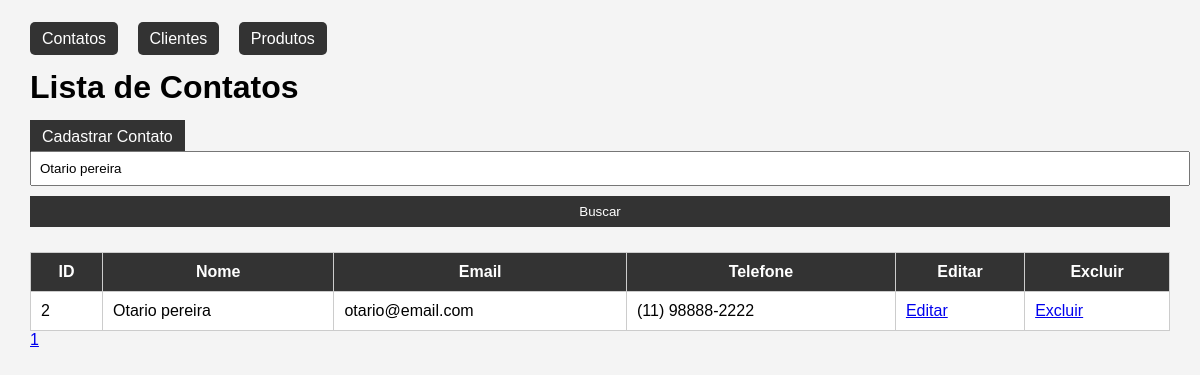
The app's page /index.php?busca=Otario pereira with its own data.
### tables this page shows
CREATE TABLE `contatos` (
  `id` int(11) NOT NULL,
  `nome` varchar(100) NOT NULL,
  `email` varchar(100) NOT NULL,
  `telefone` varchar(20) DEFAULT NULL,
  `created_at` timestamp NOT NULL DEFAULT current_timestamp()
);

### funcoes.php (the view, shortened to what this page needs)
<?php
function obterContatos(PDO $pdo, string $busca = '', int $pagina = 1, int $porPagina = 10): array {
    $offset = ($pagina - 1) * $porPagina;
    $termo = '%' . $busca . '%';
    $stmt = $pdo->prepare(
        'SELECT * FROM contatos
         WHERE nome LIKE ? OR email LIKE ?
         ORDER BY nome
         LIMIT ? OFFSET ?'
    );
    $stmt->bindValue(1, $termo);
    $stmt->bindValue(2, $termo);
    $stmt->bindValue(3, $porPagina, PDO::PARAM_INT);
    $stmt->bindValue(4, $offset, PDO::PARAM_INT);
    $stmt->execute();
    return $stmt->fetchAll();
}
function exibirTabelaContatos(array $contatos): void {
    echo '<table border="1" cellpadding="10">';
    echo '<tr>';
    echo '<th>ID</th>';
    echo '<th>Nome</th>';
    echo '<th>Email</th>';
    echo '<th>Telefone</th>';
    echo '<th>Editar</th>';
    echo '<th>Excluir</th>';
    echo '</tr>';
    foreach ($contatos as $contato) {
        echo '<tr>';
        echo '<td>' . $contato['id'] . '</td>';
        echo '<td>' . htmlspecialchars($contato['nome']) . '</td>';
        echo '<td>' . htmlspecialchars($contato['email']) . '</td>';
        echo '<td>' . htmlspecialchars($contato['telefone']) . '</td>';
        echo '<td><a href="editar_contato.php?id=' . $contato['id'] . '">Editar</a></td>';
        echo '<td><a href="excluir_contato.php?id=' . $contato['id'] . '">Excluir</a></td>';
        echo '</tr>';
    }
    echo '</table>';
}

### cabecalho.php (style rules this page uses)
body { font-family: Arial, sans-serif; margin: 30px; background: #f4f4f4; }
table { width: 100%; background: white; border-collapse: collapse; margin-top: 20px; }
th, td { padding: 10px; border: 1px solid #ccc; }
th { background: #333; color: white; }

### records on screen
contatos: id "2", nome "Otario pereira", email "otario@email.com", telefone "(11) 98888-2222"
